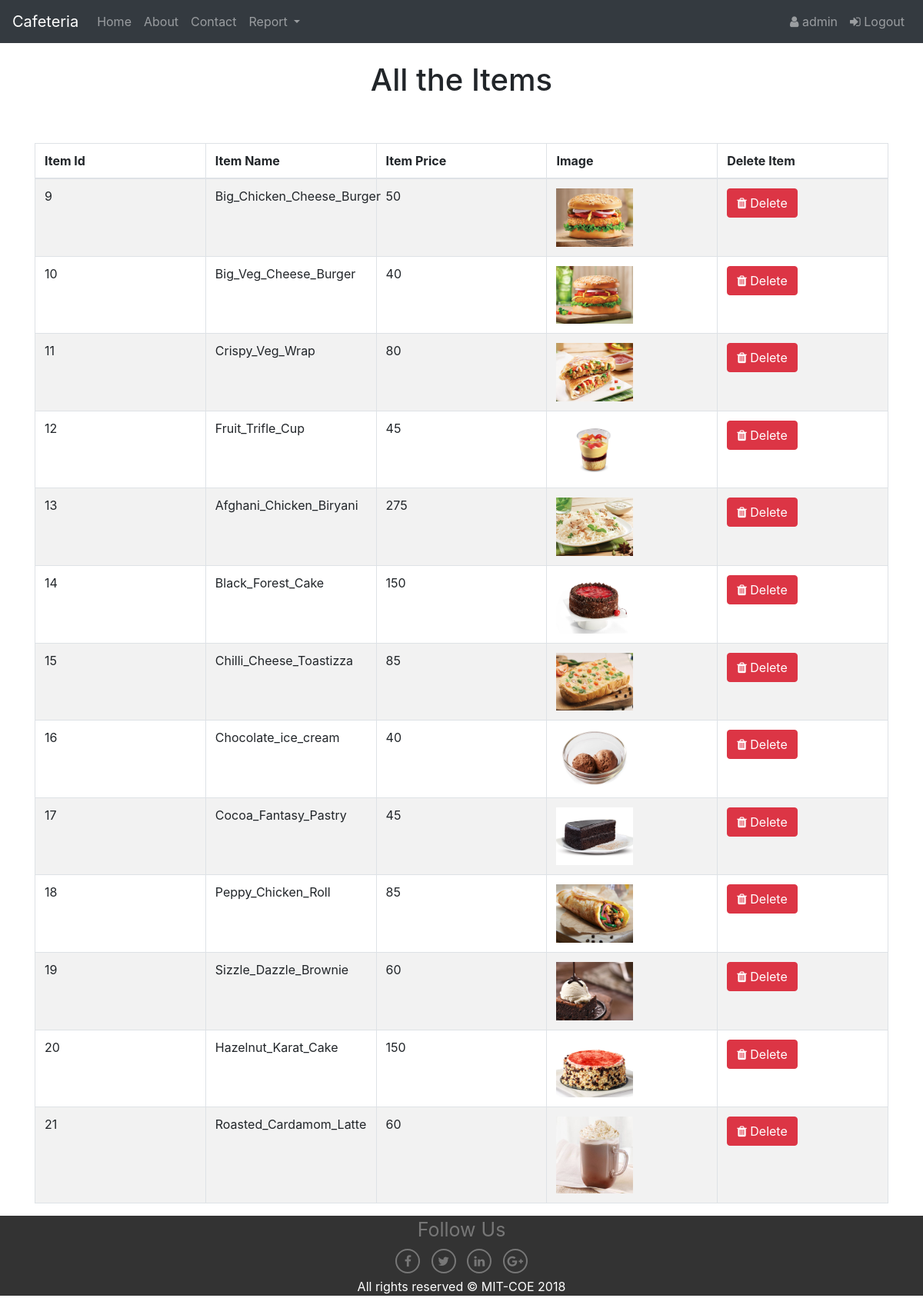
Page /manager/viewitem.php (signed in) on the committed database.
### tables this page shows
CREATE TABLE `item` (
  `iid` int(11) NOT NULL,
  `idesc` varchar(50) NOT NULL,
  `price` float NOT NULL,
  `img` varchar(50) NOT NULL
);

### manager/viewitem.php (the view, shortened to what this page needs)
<html>
<head lang="en">
    <link type="text/css" rel="stylesheet" href="bootstrap-4.1.3-dist\css\bootstrap.css">
</head>
<body>
    <?php
    include("header.php");
    ?>
<div class="container">
    <div class="table-scrol">
        <h1 align="center">All the Items</h1>
        <div class="table-responsive">
            <table class="table table-bordered table-hover table-striped" style="table-layout: fixed">
            <thead>
            <tr>
                <th>Item Id</th>
                <th>Item Name</th>
                <th>Item Price</th>
                <th>Image</th>
                <th>Delete Item</th>
            </tr>
            </thead>
            <?php
            include("dbcon.php");
            $view_query="select * from item";
            $run=mysqli_query($con,$view_query);
            while($row=mysqli_fetch_array($run))
            {
                $id=$row[0];
                $name=$row[1];
                $price=$row[2];
                $img=$row[3];
            ?>
            <tr>
            <td><?php echo $id;  ?></td>
            <td><?php echo $name;  ?></td>
            <td><?php echo $price;  ?></td>
            <td><img src="images/<?php echo $img; ?>"  style="max-width:100px;max-height:100px;"></td>
            <td><a href="deleteitem.php?del1=<?php echo $id ?>"><button class="btn btn-danger"><span class="fa fa-trash"></span> Delete</button></a></td>
            </tr>
            <?php } ?>
        </table>
        </div>
    </div>
</div>
<?php
    include("footer.php");
?>
</body>
</html>

### manager/viewitem.php (style rules this page uses)
.table { margin-top: 50px; }

### rows in the picture
item: iid "9", idesc "Big_Chicken_Cheese_Burger", price "50", img (picture)
item: iid "10", idesc "Big_Veg_Cheese_Burger", price "40", img (picture)
item: iid "11", idesc "Crispy_Veg_Wrap", price "80", img (picture)
item: iid "12", idesc "Fruit_Trifle_Cup", price "45", img (picture)
item: iid "13", idesc "Afghani_Chicken_Biryani", price "275", img (picture)
item: iid "14", idesc "Black_Forest_Cake", price "150", img (picture)
item: iid "15", idesc "Chilli_Cheese_Toastizza", price "85", img (picture)
item: iid "16", idesc "Chocolate_ice_cream", price "40", img (picture)
item: iid "17", idesc "Cocoa_Fantasy_Pastry", price "45", img (picture)
item: iid "18", idesc "Peppy_Chicken_Roll", price "85", img (picture)
item: iid "19", idesc "Sizzle_Dazzle_Brownie", price "60", img (picture)
item: iid "20", idesc "Hazelnut_Karat_Cake", price "150", img (picture)
item: iid "21", idesc "Roasted_Cardamom_Latte", price "60", img (picture)

### other values in the picture
$_SESSION['username'] "admin"
